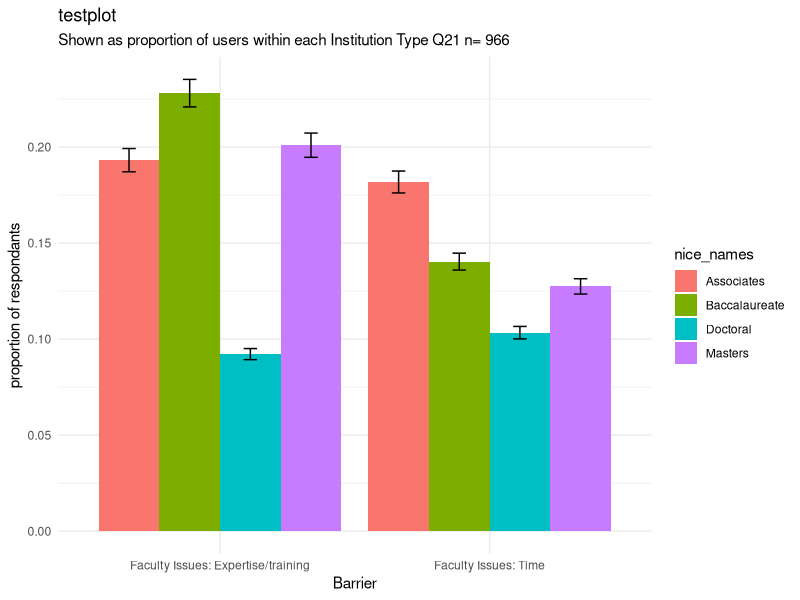

Recreate this plot in R.
require(ggplot2)
require(tidyverse)
require(reshape2)
require(pwr)


# Analysis workflow...

#0 Load a dataframes which already contains summarized data. 
#a. Load summary table from analysis of Question 38 stratafied by Question 21 demographic
df.summary <- read_csv("./sum_table_Q38_barriers_to_inclusion_by_Q21_carnegie_classification.csv")


#1 Error calculation #######################################################################################################

# If your sampling fraction (sample/population) is less than 5%, you can ignore the finite sample adjustment
# ME_unadjusted = (z * sqrt(p(1-p))/sqrt(n)
# ME_adjusted = (z * sqrt(p(1-p))/sqrt(((N-1)*n)/(N-n))

# p = the proportion of the population expected to choose one of the two response categories
# n = the completed sample size
# N = the size of the population you're sampling from
# z = Z score associated with with the CI you want (1.96 for 95% confidence)

#a. Add n to dataframe -value of n (number of people completing the response)
df.summary <- df.summary%>%
  group_by(Var2)%>%
  mutate(n.sample = sum(responses))

#b get the overall sample size
n.sample <- as.numeric(levels(as.factor(df.summary$n.sample)))

#c set N (population sample size) to a pre-determined value (total number of life science faculty in US), proportion size, and confidence interval. 
N.population <- 100000
P.proportion_size <-  .5 
z.confidence.interval <-  1.96


#calculate error as a percentage
numer <- z.confidence.interval * sqrt(P.proportion_size*(1-P.proportion_size))
denom <- sqrt(((N.population - 1)*n.sample)/(N.population - n.sample))
error.percentage <- numer/denom


#d add error percentages to dataframe
df.summary <- df.summary%>%
  mutate(ymax = proportion + (proportion * error.percentage))%>%
  mutate(ymin = proportion - (proportion * error.percentage))

#plot s subset for fun
head8.df.summary <- df.summary%>%
  head(8)

limits <- aes(ymax = head8.df.summary$ymax, ymin = head8.df.summary$ymin)
error.dodge <- position_dodge(width=0.9)
df.summary%>%
  head(8)%>%
ggplot()+
  aes(x=Var2, y=proportion, fill=nice_names)+
  geom_bar(stat = "identity", position = "dodge")+
  labs(x = "Barrier", 
       y = "proportion of respondants", 
       title = "testplot",
       subtitle = paste("Shown as proportion of users within each",
                        "Institution Type Q21",
                        "n=",n.sample ))+
  geom_errorbar(limits,position = error.dodge, width = .2)+
  theme_minimal()

# Error bards on plot are not very interesting, but I will use the proceedue when I have a facet plot that has differing sample sizes. 

#2 Proportion Testing  #######################################################################################################

#a contigency table is the number of respondants who we scored as reporting a particular barrier (positive_cored_response) and those who provided
# no response, and total number of responses ($responses)

#Create contigency table and save in a temporary variable
subset.proportion.test <- df.summary %>%
  select(nice_names, responses, positive_scored_response, null_scored_response)%>%
  head(4)

View(subset.proportion.test)

#b Proportion test is calculated as:
proportion.test.results <- prop.test(subset.proportion.test$positive_scored_response, subset.proportion.test$responses)

# view p values
proportion.test.results$p.value

#This test has already been done and is represented in the data frame as
df.summary$err.prop_test_chi_pvalue


#Corrrect


#3 Power testing #######################################################################################################
# Certiantly need help here!
# Stepping back here to state my context and assumptions
# 966 people (n.sample) told us their carnegie classification
# At least 160 people answered a free text question on what their 'barrier' was, education, class size, etc. 
# Some people decided not to answer the question because they experienced no barrier, or they quit the survey (Rather hard to tell this)
# df.summary$summed_score shows the total number of individuals* who responded and were catagroized into a particular barrier
# * An individual may have been coded in more than one barrier, but no individual was counted twice in the same barrier
# The numbers in df.summary$summed_score are a lower-bound of my completed sample size
# The upper-bound of my completed sample size is 966, which assumes that everyone answered this question (where null is a valid answer)
# The upper-bound is not conservative, so I propose the following, that we assume the higest-number is the conservative-upper-bound, in this case 160 individuals
# Using the conservative-upper-bound, reject barrier codings which have insufficent power to detect a medium effect (0.5) at power p = 0.95

#sample power calculations


n.power.sample <- 41
pwr.2p.test(power = 0.95,
            n = n.power.sample, 
            sig.level = 0.05)

# Assuming my understanding is correct, we need at least 40 individuals in our sample before we report that we had power to detect at least a large (0.8) effect. So, 

#run power analysis

n.completed.barriers <- max(df.summary$summed_score)

df.summary.power <- df.summary%>%
  group_by(Var2)%>%
  do(power = pwr.2p.test(power =.95, n = .$summed_score[[1]])$h)%>%
  mutate(power = round(power, 2))

# sufficently powered categories (.8 or less)
df.summary.power <- df.summary.power%>%
  filter(power <= .8)

# Therefore, I should keep proportion tests where I had sufficent power to detect at least large effects, and chi-squared p values of 0.05 or less
results <- df.summary%>%
  filter (Var2 %in% df.summary.power$Var2)%>%
  filter (prop_test_chi_pvalue <= 0.05)
